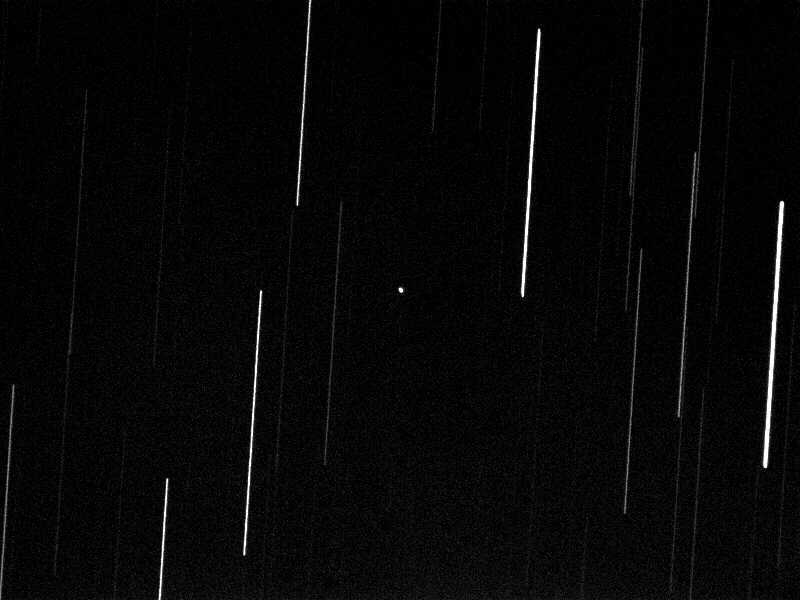
//> input picture TDRS_4.jpg, 800 x 600 px
$ ./Source   (built with g++ and OpenCV 4)
//> lines starting //> are read from the running program, lines starting //| are printed output that depends on the picture; after the words box and inside, x2 and y2 are one past the last pixel; in counts of white or black regions, pixels touching at a corner belong together
#include <opencv2/opencv.hpp>
#include <opencv2/photo/photo.hpp>
#include <opencv2/photo/cuda.hpp>
#include <opencv2/photo.hpp>
#include "opencv2/highgui/highgui.hpp"
#include "opencv2/imgproc/imgproc.hpp"
#include <chrono>
#include <time.h>
#include <stdio.h>
#include <cmath>
#include <iostream>

using namespace cv;
using namespace std;

void help()
{
	cout << "\nThis program demonstrates circle finding.\n"
		"Usage:\n"
		"./houghlines <image_name>, Default is image.jpg\n" << endl;
}

void detectObject(const std::string& filename) {
//> called with filename = "./TDRS_4.jpg"

	auto start = std::chrono::system_clock::now();
	//auto now_ms = std::chrono::time_point_cast<std::chrono::milliseconds>(now);

	Mat src = imread(filename, 1);
//> src is the input picture: 600 rows x 800 cols, CV_8UC3; min 0, max 255, mean 7.1
	if (src.empty())
	{
		help();
		cout << "can not open " << filename << endl;
		return;
	}

	// Convert input image to HSV
	cv::Mat gray_image, hsv_image;
	cv::cvtColor(src, hsv_image, cv::COLOR_BGR2HSV);
//> hsv_image: 600 rows x 800 cols, CV_8UC3; mean H, S, V 0, 0, 7.1
	imshow("HSV", hsv_image);
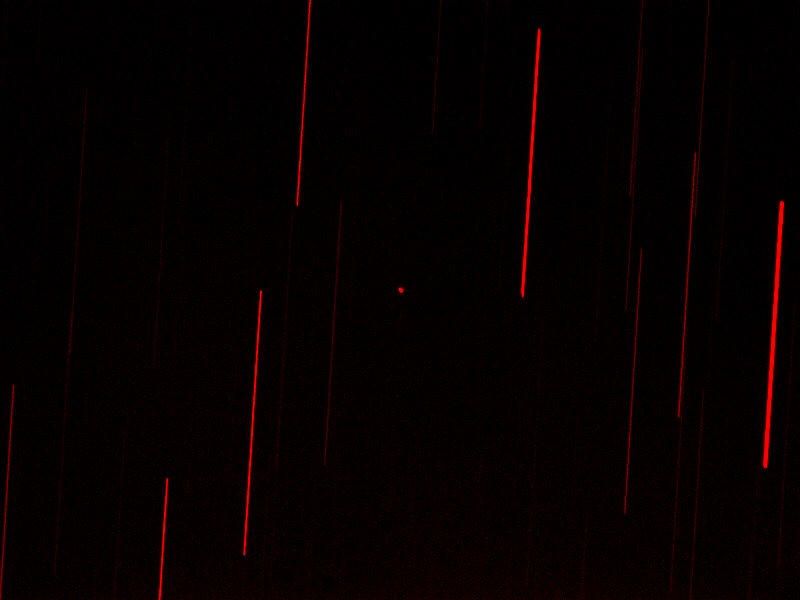
//> window 'HSV': 600 rows x 800 cols, CV_8UC3; mean B, G, R 0, 0, 7.1

	//cvtColor(imHSV, imHSV, CV_BGR2GRAY);
	Mat hsv_channels[3];
	cv::split(hsv_image, hsv_channels);
//> hsv_channels[0]: 600 rows x 800 cols, CV_8UC1; every value is 0
	imshow("HSV to gray", hsv_channels[2]);

	imshow("BGR", src);
	cvtColor(src, gray_image, CV_BGR2GRAY);
	imshow("BGR to gray", gray_image);

	// Create a structuring element (SE)
	int morph_size = 2;
	Mat element = getStructuringElement(MORPH_RECT, Size(2 * morph_size + 1, 2 * morph_size + 1), Point(morph_size, morph_size));
	cout << element;

	Mat dst; // result matrix
			 // Apply the specified morphology operation
	for (int i = 1; i < 2; i++)
	{
		morphologyEx(gray_image, dst, MORPH_OPEN, element, Point(-1, -1), i);
		//morphologyEx( gray_image, dst, MORPH_TOPHAT, element ); // here iteration=1
		imshow("result", dst);
	}
//> this loop made 1 pass
//> pass 1, in detectObject, `morphologyEx(gray_image, dst, MORPH_OPEN, element, Point(-1, -1), i);`:
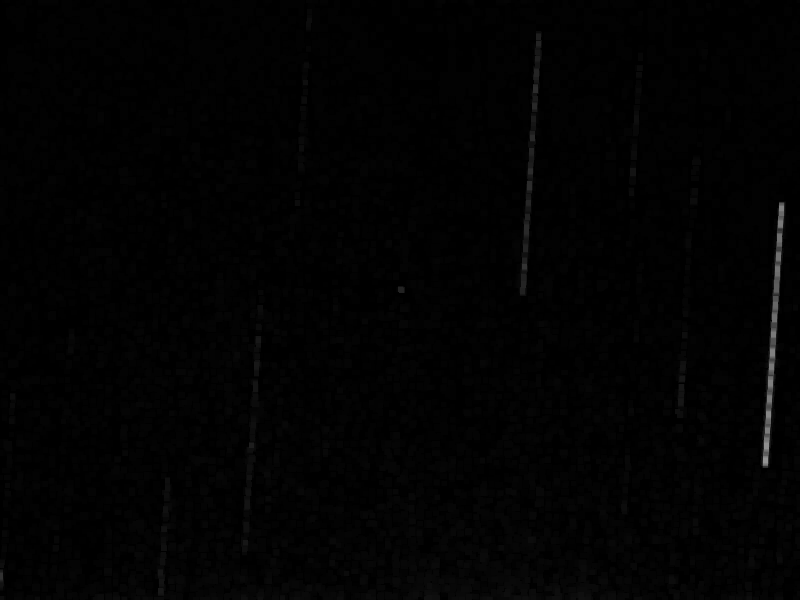
//> dst: 600 rows x 800 cols, CV_8UC1; min 0, max 148, mean 2.1
	// For now just using threshold without morphology gives better results
	Mat thr_image;
	threshold(gray_image, thr_image, 100, 255, THRESH_BINARY); //THRESH_TOZERO another possibility, 255(white)
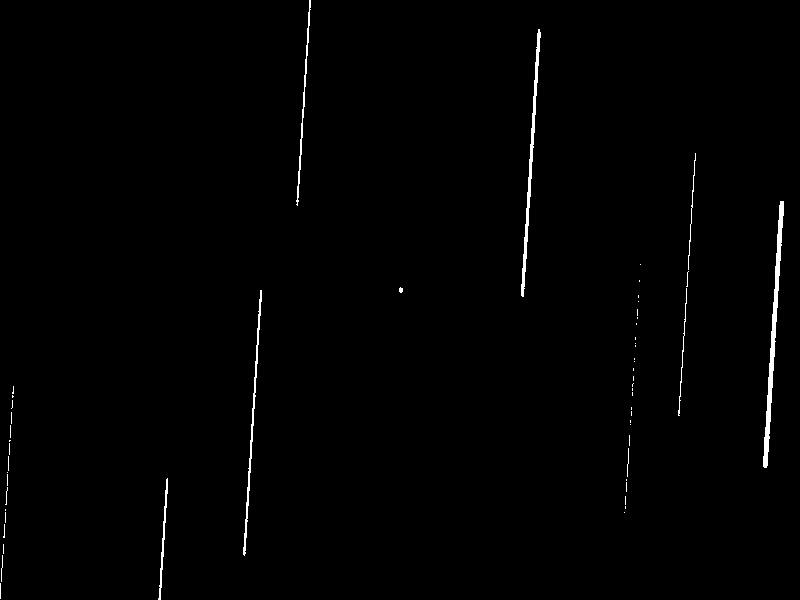
//> thr_image: 600 rows x 800 cols, CV_8UC1; 0.82% white; 54 white regions (45 under 20 px), largest, box (x1, y1, x2, y2) and area: (763, 201, 784, 468) 1221, (521, 29, 541, 297) 856, (243, 290, 262, 556) 575
	cv::medianBlur(thr_image, thr_image, 7);
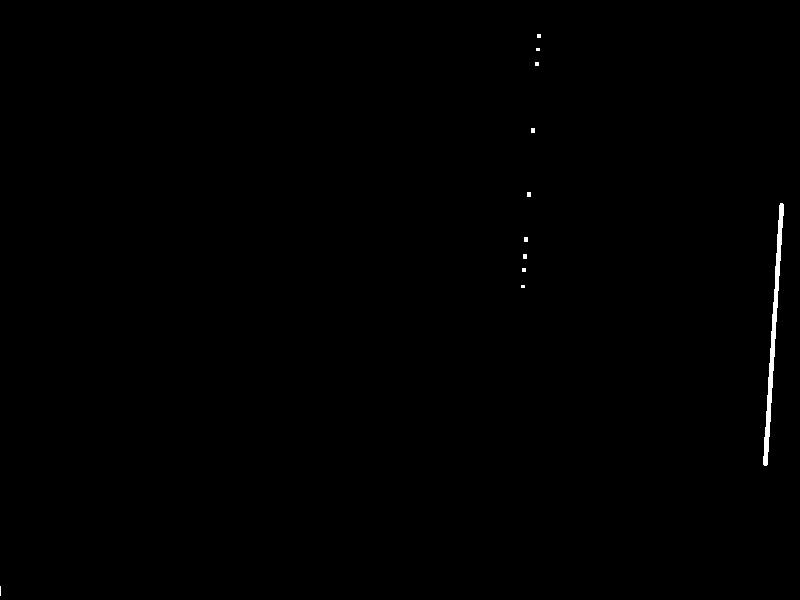
//> thr_image: 600 rows x 800 cols, CV_8UC1; 0.28% white; 11 white regions (6 under 20 px), largest, box (x1, y1, x2, y2) and area: (763, 203, 784, 466) 1203, (531, 128, 535, 133) 20, (527, 192, 531, 197) 20, (524, 237, 528, 242) 20, (523, 254, 527, 259) 20
	imshow("result 2", thr_image);

	// After that part one can use Hough transform to get circles and their centers to find the
	// satellites which will be traced

	/*vector<Vec4i> lines;
	HoughLinesP(thr_image, lines, 1, CV_PI / 180, 60, 50, 10);
	for (size_t i = 0; i < lines.size(); i++)
	{
		Vec4i l = lines[i];
		line(src, Point(l[0], l[1]), Point(l[2], l[3]), Scalar(0, 0, 255), 2, CV_AA);
		std::cout << "Laplacian Lines:" << lines[i] << ' ' << '\n';
	}
	imshow("detected lines 2", src);*/

	cv::Mat hsv_image2, src2;
	cv::medianBlur(src, src2, 3);
	// Convert input image to HSV
	cv::cvtColor(src2, hsv_image2, cv::COLOR_BGR2HSV);
//> hsv_image2: 600 rows x 800 cols, CV_8UC3; mean H, S, V 0, 0, 6.7
	// Threshold the HSV image, keep only the red pixels
	cv::Mat lower_red_hue_range;
	cv::Mat upper_red_hue_range;
	cv::inRange(hsv_image2, cv::Scalar(0, 100, 100), cv::Scalar(10, 255, 255), lower_red_hue_range);
	cv::inRange(hsv_image2, cv::Scalar(160, 100, 100), cv::Scalar(179, 255, 255), upper_red_hue_range);
	// Combine the above two images
	cv::Mat red_hue_image;
	cv::addWeighted(lower_red_hue_range, 1.0, upper_red_hue_range, 1.0, 0.0, red_hue_image);

	//cv::GaussianBlur(red_hue_image, red_hue_image, cv::Size(9, 9), 2, 2);

	// Hough transform for circle detection

	// Use the Hough transform to detect circles in the combined threshold image
	std::vector<cv::Vec3f> circles;
	cv::HoughCircles(thr_image, circles, CV_HOUGH_GRADIENT, 12, thr_image.rows/10 , 255, 50, 0, 40);
//> circles = 5 circles (x, y, radius): [798, 414, 32.4], [738, 378, 32.4], [798, 330, 32.4], [750, 246, 32.4], [738, 438, 32.4]
	// Loop over all detected circles and outline them on the original image
	if (circles.size() == 0) std::exit(-1);
	for (size_t current_circle = 0; current_circle < circles.size(); ++current_circle) {
		cv::Point center(std::round(circles[current_circle][0]), std::round(circles[current_circle][1]));
		int radius = std::round(circles[current_circle][2]);

		//cv::circle(src, center, radius, cv::Scalar(0, 255, 0), 5);

	}
//> this loop made 5 passes
//> center on passes 1 to 5: Point(798, 414), Point(738, 378), Point(798, 330), Point(750, 246), Point(738, 438)
	//imshow("circles", src);

	//// Set up the detector with default parameters.
	//Ptr<cv::SimpleBlobDetector> detector = SimpleBlobDetector::create();

	//// Detect blobs.
	//std::vector<KeyPoint> keypoints;
	//detector->detect(thr_image, keypoints);

	//// Draw detected blobs as red circles.
	//// DrawMatchesFlags::DRAW_RICH_KEYPOINTS flag ensures the size of the circle corresponds to the size of blob
	//Mat im_with_keypoints;
	//drawKeypoints(thr_image, keypoints, im_with_keypoints, Scalar(0, 0, 255), DrawMatchesFlags::DRAW_RICH_KEYPOINTS);

	//// Show blobs
	//imshow("keypoints", im_with_keypoints);

	//cv::SimpleBlobDetector::Params params;
	//// Change thresholds
	//params.minThreshold = 10;
	//params.maxThreshold = 50;
	//params.minDistBetweenBlobs = 10.0;  // minimum 10 pixels between blobs
	//params.filterByArea = true;         // filter my blobs by area of blob
	//params.minArea = 9.0;              // min 20 pixels squared
	//params.maxArea = 500.0;             // max 500 pixels squared
	//
	//std::vector<cv::KeyPoint> myBlobs;

	//Ptr<cv::SimpleBlobDetector> myBlobDetector = cv::SimpleBlobDetector::create(params);
	//myBlobDetector->detect(gray_image, myBlobs);

	//cv::Mat blobImg;
	//cv::drawKeypoints(gray_image, myBlobs, blobImg);
	//cv::imshow("Blobs", blobImg);

	//for (std::vector<cv::KeyPoint>::iterator blobIterator = myBlobs.begin(); blobIterator != myBlobs.end(); blobIterator++) {
	//	std::cout << "size of blob is: " << blobIterator->size << std::endl;
	//	std::cout << "point is at: " << blobIterator->pt.x << " " << blobIterator->pt.y << std::endl;
	//}

	const int threshVal = 220;
	const int minArea = 2 * 2;
	const int maxArea = 7 * 7;

	cv::Mat bgr[3];
	cv::split(hsv_image, bgr);

	cv::Mat red_img = bgr[2];
	cv::threshold(red_img, red_img, threshVal, 255, cv::THRESH_BINARY);
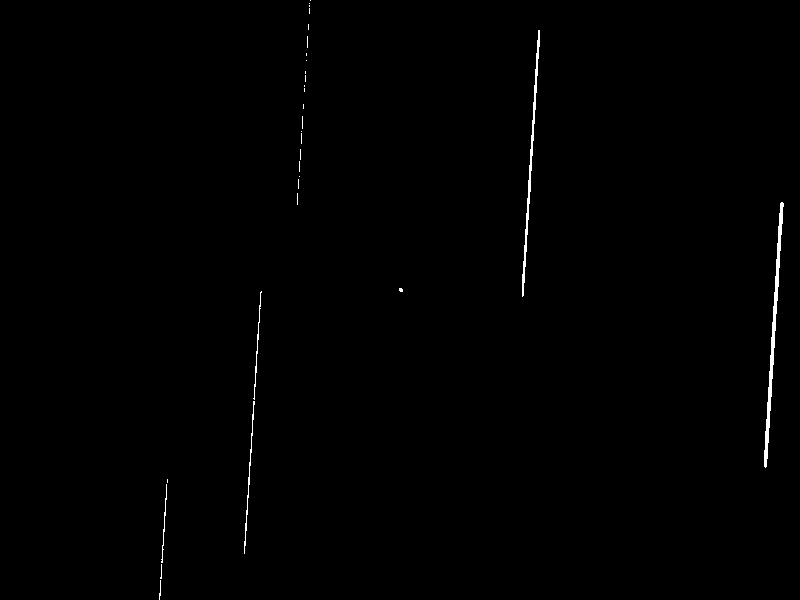
//> red_img: 600 rows x 800 cols, CV_8UC1; 0.46% white; 30 white regions (24 under 20 px)

	vector<vector<Point>> contours;
	vector<Vec4i> hierarchy;
	cv::findContours(red_img, contours, hierarchy, CV_RETR_TREE, CV_CHAIN_APPROX_SIMPLE, Point(0, 0));
//> contours = 30 contours, 26 with area under 20; largest, box (x1, y1, x2, y2) and area: (764, 202, 784, 468) 684, (522, 30, 540, 297) 378, (244, 401, 255, 554) 50, (253, 291, 262, 400) 25

	for (int i = 0; i < contours.size(); i++)
	{
		int area = cv::contourArea(contours[i]);
		if (area < minArea || area > maxArea)
			continue;

		cv::Rect roi = cv::boundingRect(contours[i]);
		cv::rectangle(src, roi, cv::Scalar(0, 255, 0), 2);
		std::cout << "size of blob is: " << contours[i] << std::endl;
		//std::cout << "point is at: " << blobIterator->pt.x << " " << blobIterator->pt.y << std::endl;
	}
//> this loop made 30 passes
//> (area, roi) on passes 5 to 6: (49, Rect(244, 401, 11, 153)), (25, Rect(253, 291, 9, 109))
//> area on passes 8, 25: 684, 377
//| size of blob is: [166, 484;
//|  166, 497;
//|  165, 498;
//|  165, 511;
//> (the first 4 of 106 printed lines)

	cv::imshow("Contours", src);

	waitKey();


	auto end = std::chrono::system_clock::now();
	auto elapsed = end - start;
	std::cout << elapsed.count() << '\n';


}

// Read the image
int main(int argc, char** argv)
{
	std::string filename = argc >= 2 ? argv[1] : "./TDRS_4.jpg";

	detectObject(filename);

	waitKey();

	return 0;
}
